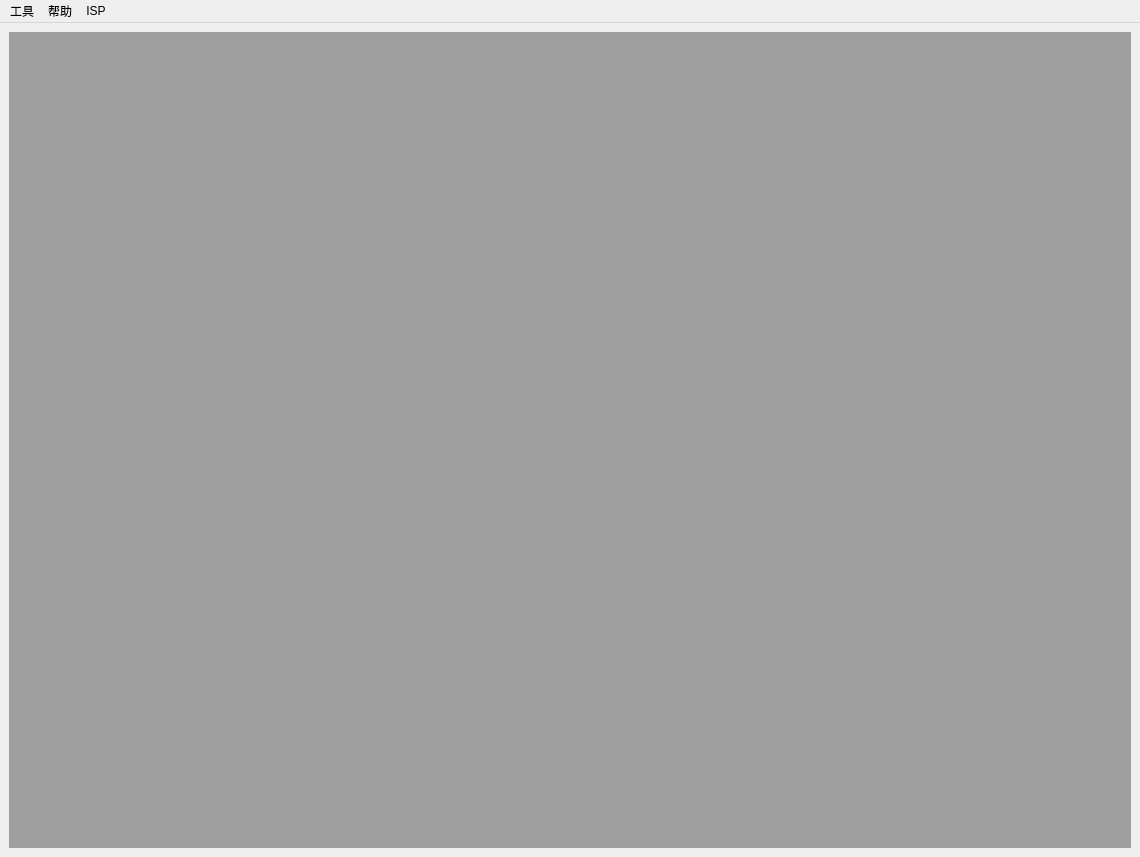
<?xml version="1.0" encoding="UTF-8"?>
<ui version="4.0">
 <class>MainWindow</class>
 <widget class="QMainWindow" name="MainWindow">
  <property name="windowModality">
   <enum>Qt::NonModal</enum>
  </property>
  <property name="geometry">
   <rect>
    <x>0</x>
    <y>0</y>
    <width>1140</width>
    <height>857</height>
   </rect>
  </property>
  <property name="windowTitle">
   <string>ImageTools</string>
  </property>
  <property name="windowIcon">
   <iconset>
    <normaloff>:/tool_icon/resource/main.png</normaloff>:/tool_icon/resource/main.png</iconset>
  </property>
  <widget class="QWidget" name="centralwidget">
   <layout class="QGridLayout" name="gridLayout_2">
    <item row="0" column="0">
     <widget class="QMdiArea" name="mdiArea">
      <property name="acceptDrops">
       <bool>true</bool>
      </property>
      <property name="lineWidth">
       <number>0</number>
      </property>
      <property name="verticalScrollBarPolicy">
       <enum>Qt::ScrollBarAsNeeded</enum>
      </property>
      <property name="horizontalScrollBarPolicy">
       <enum>Qt::ScrollBarAsNeeded</enum>
      </property>
      <property name="viewMode">
       <enum>QMdiArea::TabbedView</enum>
      </property>
      <property name="tabsClosable">
       <bool>true</bool>
      </property>
      <property name="tabsMovable">
       <bool>true</bool>
      </property>
      <property name="tabShape">
       <enum>QTabWidget::Rounded</enum>
      </property>
     </widget>
    </item>
   </layout>
  </widget>
  <widget class="QMenuBar" name="menubar">
   <property name="geometry">
    <rect>
     <x>0</x>
     <y>0</y>
     <width>1140</width>
     <height>22</height>
    </rect>
   </property>
   <widget class="QMenu" name="menu_2">
    <property name="title">
     <string>工具</string>
    </property>
    <addaction name="shake_tool"/>
    <addaction name="imageeditor"/>
    <addaction name="rawimageeditor"/>
    <addaction name="video_compare"/>
   </widget>
   <widget class="QMenu" name="help_button">
    <property name="title">
     <string>帮助</string>
    </property>
    <addaction name="userguide"/>
   </widget>
   <widget class="QMenu" name="menuISP">
    <property name="title">
     <string>ISP</string>
    </property>
    <addaction name="pqtools2code"/>
    <addaction name="field_depth_tool"/>
    <addaction name="af_calc_tool"/>
   </widget>
   <addaction name="menu_2"/>
   <addaction name="help_button"/>
   <addaction name="menuISP"/>
  </widget>
  <action name="shake_tool">
   <property name="text">
    <string>抖动测试工具</string>
   </property>
  </action>
  <action name="imageeditor">
   <property name="text">
    <string>图片分析工具</string>
   </property>
  </action>
  <action name="about">
   <property name="text">
    <string>关于</string>
   </property>
  </action>
  <action name="userguide">
   <property name="text">
    <string>用户手册</string>
   </property>
  </action>
  <action name="rawimageeditor">
   <property name="text">
    <string>raw图分析工具</string>
   </property>
  </action>
  <action name="video_compare">
   <property name="text">
    <string>视频对比工具</string>
   </property>
  </action>
  <action name="pqtools2code">
   <property name="text">
    <string>PQtools转代码</string>
   </property>
  </action>
  <action name="field_depth_tool">
   <property name="text">
    <string>镜头计算器</string>
   </property>
  </action>
  <action name="af_calc_tool">
   <property name="text">
    <string>镜头曲线计算工具</string>
   </property>
  </action>
 </widget>
 <resources/>
 <connections/>
</ui>
